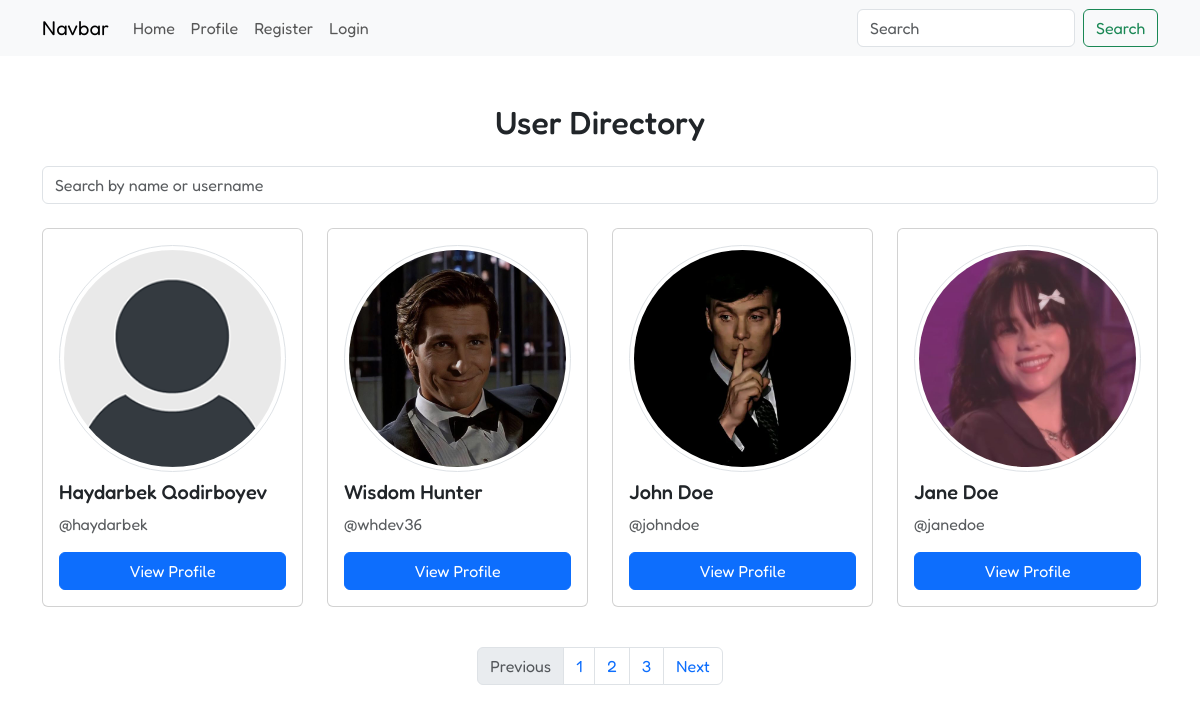
Screenshot of /read-users/ with the database file from the repository.
### social/models.py (models this page shows, shortened)
class Profile(AbstractUser):
    profile_picture = models.ImageField(upload_to='profiles/users/', blank=True, null=True)
    bio = models.TextField(max_length=300, blank=True, null=True)
    slug = models.SlugField(unique=True, blank=True, null=True)
    follows = models.ManyToManyField('self', blank=True, symmetrical=False, related_name='followers')

### social/views.py (the view)
# urls.py: path('read-users/', views.read_users, name='read-users'),
def read_users(request):
    users = Profile.objects.all()
    return render(request, 'read-users.html', {'users': users})

### templates/read-users.html (shortened to what this page needs)
{% extends 'base.html' %}
{% load static %}
{% block content %}
        <h2 class="text-center my-4">User Directory</h2>
        <div class="mb-4">
            <input type="text" class="form-control" placeholder="Search by name or username">
        </div>
        <div class="row">
            {% if users %}
                {% for p in users %}
                    <div class="col-md-3 mb-3">
                        <div class="card p-3">
                            <img src="{% if p.profile_picture %}{{ p.profile_picture.url }}{% else %}{% static 'default-pic.png' %}{% endif %}" alt="User Profile"
                                class="rounded-circle img-thumbnail mb-2">
                            <h5 class="font-weight-bold">{{ p.first_name }} {{ p.last_name }}</h5>
                            <p class="text-muted">@{{ p.username }}</p>
                            <a href="{% url 'read-user' p.slug %}" class="btn btn-primary">View Profile</a>
                        </div>
                    </div>
                {% endfor %}
            {% endif %}
        </div>
        <nav aria-label="Page navigation" class="mt-4">
            <ul class="pagination justify-content-center">
                <li class="page-item disabled"><a class="page-link" href="#">Previous</a></li>
                <li class="page-item"><a class="page-link" href="#">1</a></li>
                <li class="page-item"><a class="page-link" href="#">2</a></li>
                <li class="page-item"><a class="page-link" href="#">3</a></li>
                <li class="page-item"><a class="page-link" href="#">Next</a></li>
            </ul>
        </nav>
{% endblock %}

### templates/base.html (style rules this page uses)
* { font-family: "Fredoka", sans-serif; }

### rows the page displays
Profile: first_name "Haydarbek", last_name "Qodirboyev", username "haydarbek"
Profile: profile_picture (picture), first_name "Wisdom", last_name "Hunter", username "whdev36"
Profile: profile_picture (picture), first_name "John", last_name "Doe", username "johndoe"
Profile: profile_picture (picture), first_name "Jane", last_name "Doe", username "janedoe"
